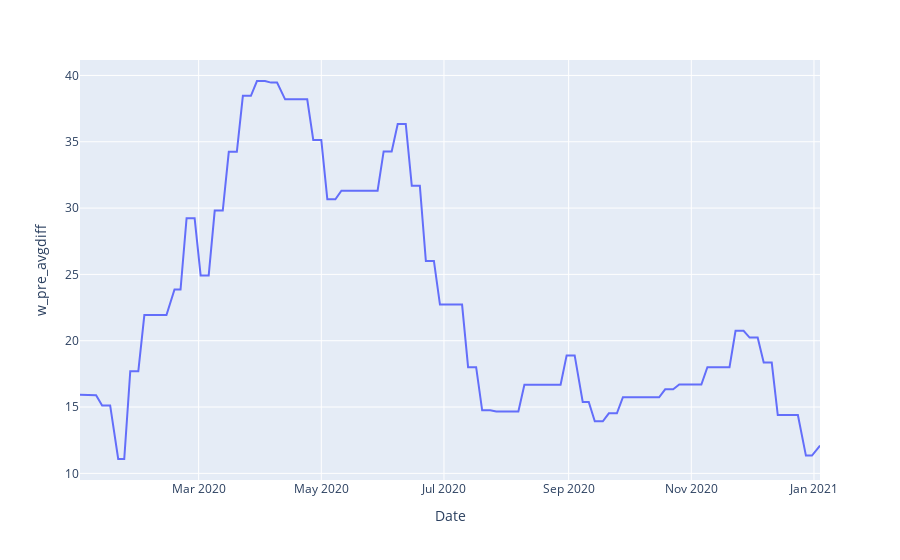

Notebook cell for this chart:
### Code cell
import plotly.express as px

# Create Line plot
fig = px.line(x, x=x['Date'], y=x['w_pre_avgdiff'])

# Add Scatter plot
#fig.add_scatter(x=x['Date'], y=x['m_SMI'])

# Add Scatter plot
#fig.add_scatter(x=x['Date'], y=x['w_SMI'])

# Add Scatter plot
#fig.add_scatter(x=x['Date'], y=x['2d_SMI'])

fig.show()

### Figure 1 — Plotly figure (JSON) as saved in the notebook; plotly's stock layout.template omitted (floating-point values rounded to 4 significant figures; data arrays with more than 128 entries replaced by an {"elided": "..."} marker saying what was removed)
{"data": [{"hovertemplate": "Date=%{x}<br>w_pre_avgdiff=%{y}<extra></extra>", "legendgroup": "", "line": {"color": "#636efa", "dash": "solid"}, "marker": {"symbol": "circle"}, "mode": "lines", "name": "", "orientation": "v", "showlegend": false, "type": "scatter", "x": {"elided": "254 str values"}, "xaxis": "x", "y": {"elided": "254 float values"}, "yaxis": "y"}], "layout": {"legend": {"tracegroupgap": 0}, "margin": {"t": 60}, "xaxis": {"anchor": "y", "domain": [0, 1], "title": {"text": "Date"}}, "yaxis": {"anchor": "x", "domain": [0, 1], "title": {"text": "w_pre_avgdiff"}}}}
